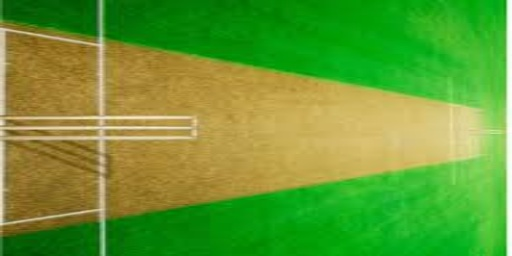
#> input picture Trajectory/cricket_pitch.jpeg, 512 x 256 px, found by its file name
$ python 2d_to_3d_plot.py
#> lines starting #> are read from the running program, lines starting #| are printed output that depends on the picture
# Importing necessary libraries
from mpl_toolkits.mplot3d import Axes3D
import numpy as np
import matplotlib.pyplot as plt

# Creating a figure
fig = plt.figure(figsize=(10, 7))

# Creating 3D axes
ax = fig.add_subplot(111, projection='3d')

# Defining all 3 axes
z = np.linspace(0, 100, 33)  # num represents number of points
x = [40, 40, 40, 40, 40, 39, 38, 37, 36, 35, 34, 32, 30, 29, 28, 26, 24, 22, 19, 16, 13, 10, 8, 6, 4, 0, 4, 8, 10, 13,
     16, 18, 20]
y = [40, 40, 40, 40, 40, 39, 38, 37, 36, 35, 34, 32, 30, 29, 28, 26, 24, 22, 19, 18, 15, 10, 8, 6, 4, 0, 4, 8, 10, 13,
     16, 18, 20]

# Plotting the trajectory line
ax.plot3D(z, x, y, 'red', label='Ball Trajectory')

# Adding image on XY plane
img = plt.imread('Images/cricket_pitch.jpeg')  # Change to the path of your image
#> img is the input picture: shape (256, 512, 3); mean R, G, B 101.6, 155.6, 50.4
x_img = np.linspace(0, 100, img.shape[1])
#> x_img = 512 values from 0 to 100
y_img = np.linspace(0, 100, img.shape[0])
#> y_img = 256 values from 0 to 100
x_img, y_img = np.meshgrid(x_img, y_img)

# Normalize image values
img_normalized = img.astype(float) / 255.0

# Plot the image on the XY plane
ax.plot_surface(x_img, y_img, np.zeros_like(x_img), rstride=1, cstride=1, facecolors=img_normalized, alpha=0.5)
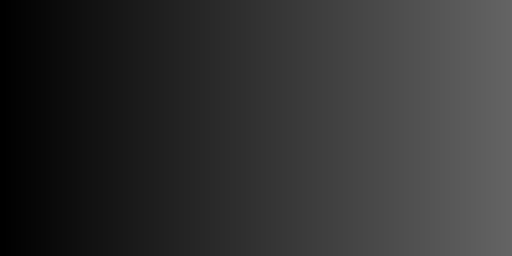
#> x_img: shape (256, 512) float64; min 0, max 100, mean 50

# Adding labels and title
ax.set_xlabel('Z (Distance)')
ax.set_ylabel('X (Width)')
ax.set_zlabel('Y (Height)')
ax.set_title('3D Ball Trajectory with Cricket Pitch Background')

# Adding legend
ax.legend()

# Adjusting view angle for better visualization
ax.view_init(elev=20, azim=-45)

# Show plot
plt.show()
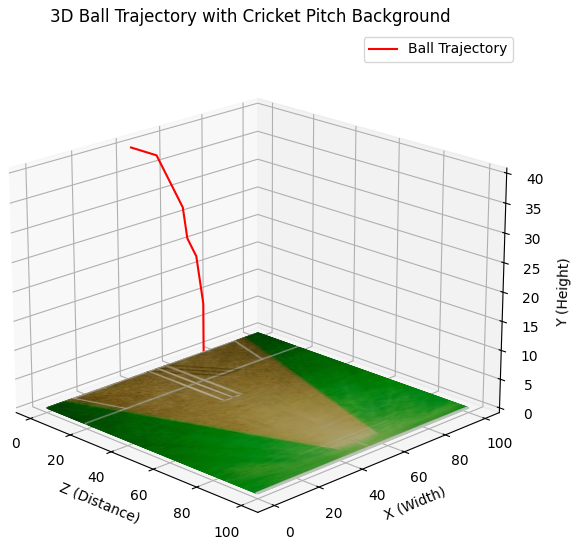
#> figure drawn by matplotlib, 1 panel
